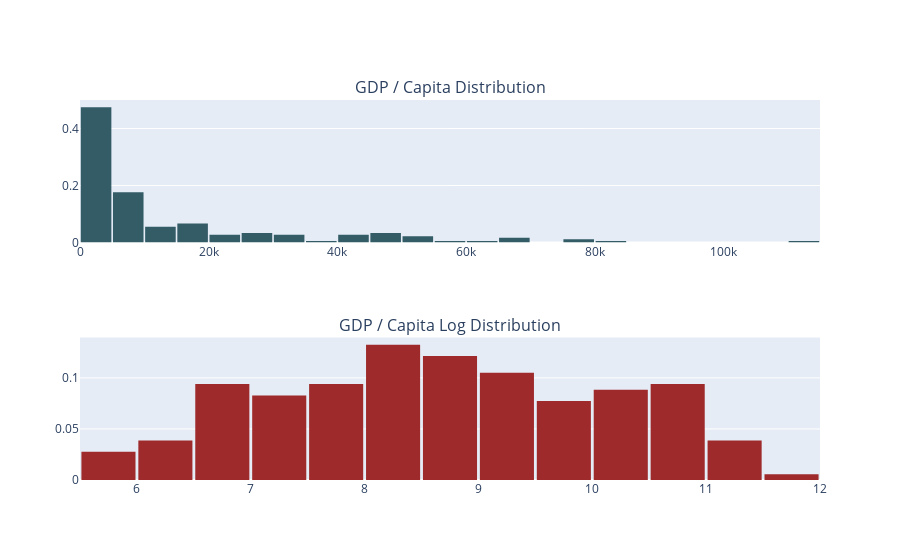

The notebook cell this image was saved under:
### Markdown cell above
It seems like the gdp-per-capita is log-normal-distributed. Later on this will be important for the regression-models, when I have decide whether y should be log-transformed.

### Code cell
gdp_dist = df['gdp'].values
log_gdp = np.log(df['gdp'])

trace0 = go.Histogram(x = gdp_dist, histnorm = 'probability', marker = dict(color = '#335c67'))
                     
trace1 = go.Histogram(x = log_gdp, histnorm = 'probability', marker = dict(color = '#9e2a2b'))
                     
fig = tools.make_subplots(rows = 2, cols = 1, subplot_titles = ('GDP / Capita Distribution', 'GDP / Capita Log Distribution'),
                         print_grid = False)

fig.append_trace(trace0, 1, 1)
fig.append_trace(trace1, 2, 1)

fig['layout'].update(showlegend = False, bargap = 0.05)
iplot(fig)

### Figure 1 — Plotly figure (JSON) as saved in the notebook; plotly's stock layout.template omitted (floating-point values rounded to 4 significant figures; data arrays with more than 128 entries replaced by an {"elided": "..."} marker saying what was removed)
{"data": [{"histnorm": "probability", "marker": {"color": "#335c67"}, "type": "histogram", "x": {"elided": "181 int values"}, "xaxis": "x", "yaxis": "y"}, {"histnorm": "probability", "marker": {"color": "#9e2a2b"}, "type": "histogram", "x": {"elided": "181 float values"}, "xaxis": "x2", "yaxis": "y2"}], "layout": {"annotations": [{"font": {"size": 16}, "showarrow": false, "text": "GDP / Capita Distribution", "x": 0.5, "xanchor": "center", "xref": "paper", "y": 1, "yanchor": "bottom", "yref": "paper"}, {"font": {"size": 16}, "showarrow": false, "text": "GDP / Capita Log Distribution", "x": 0.5, "xanchor": "center", "xref": "paper", "y": 0.375, "yanchor": "bottom", "yref": "paper"}], "bargap": 0.05, "showlegend": false, "xaxis": {"anchor": "y", "domain": [0, 1]}, "xaxis2": {"anchor": "y2", "domain": [0, 1]}, "yaxis": {"anchor": "x", "domain": [0.625, 1]}, "yaxis2": {"anchor": "x2", "domain": [0, 0.375]}}}
